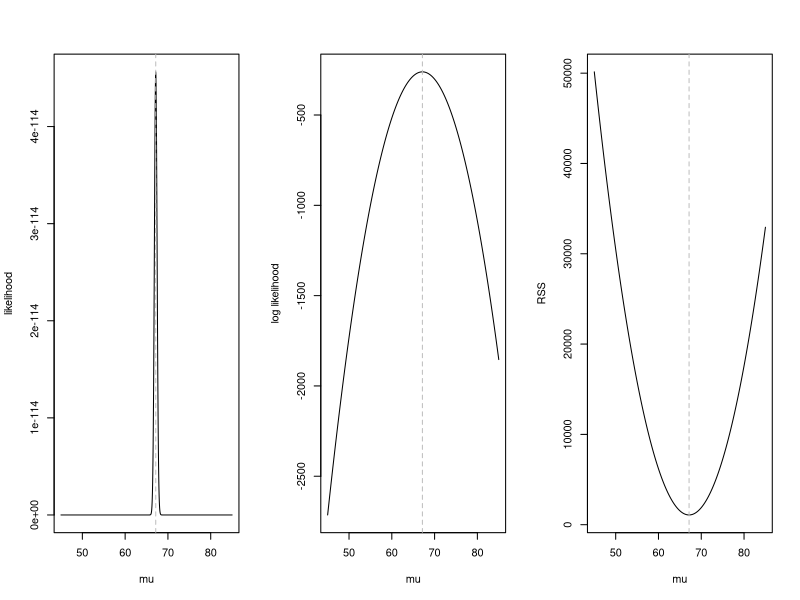
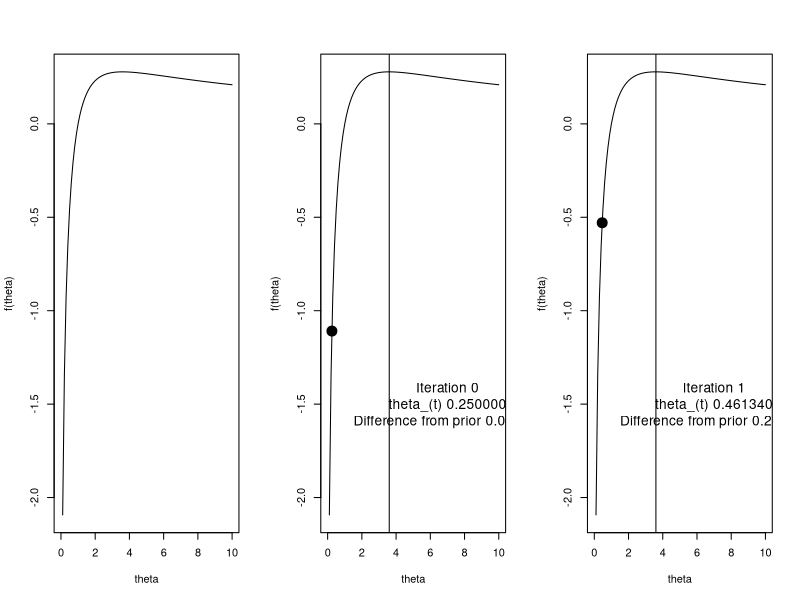
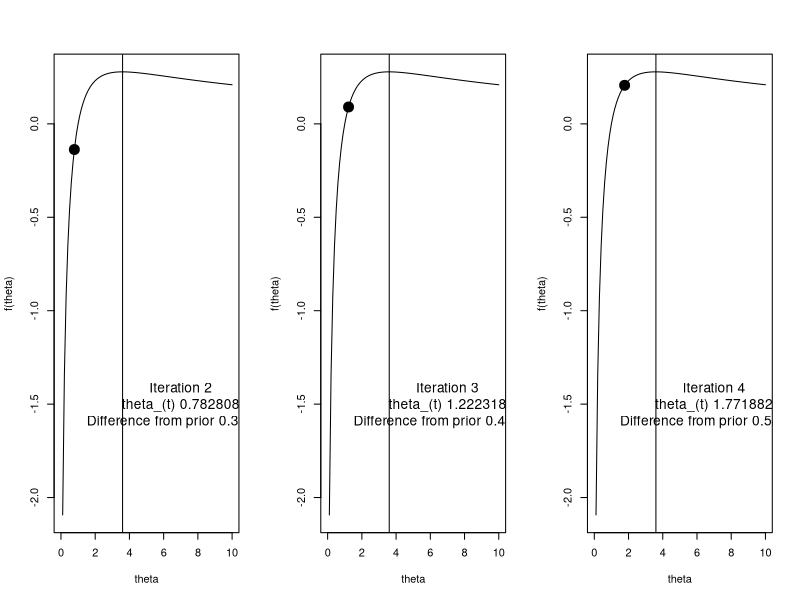
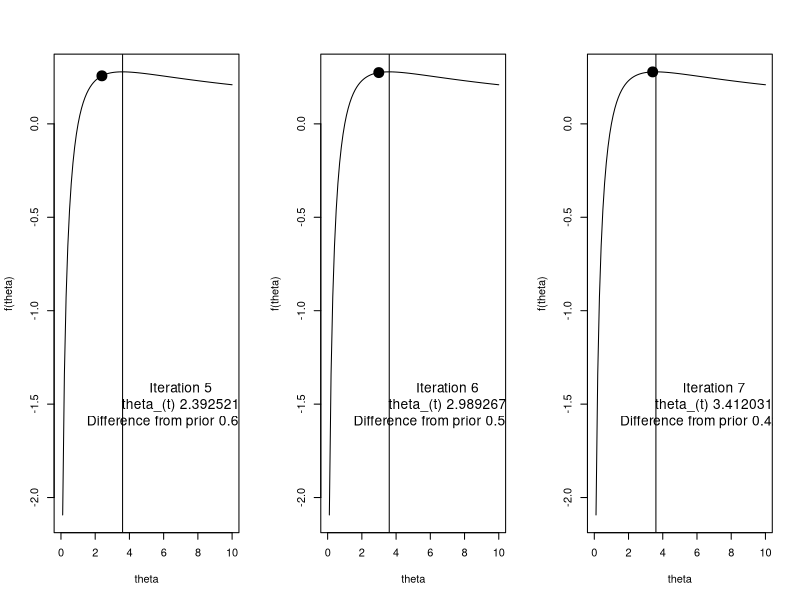
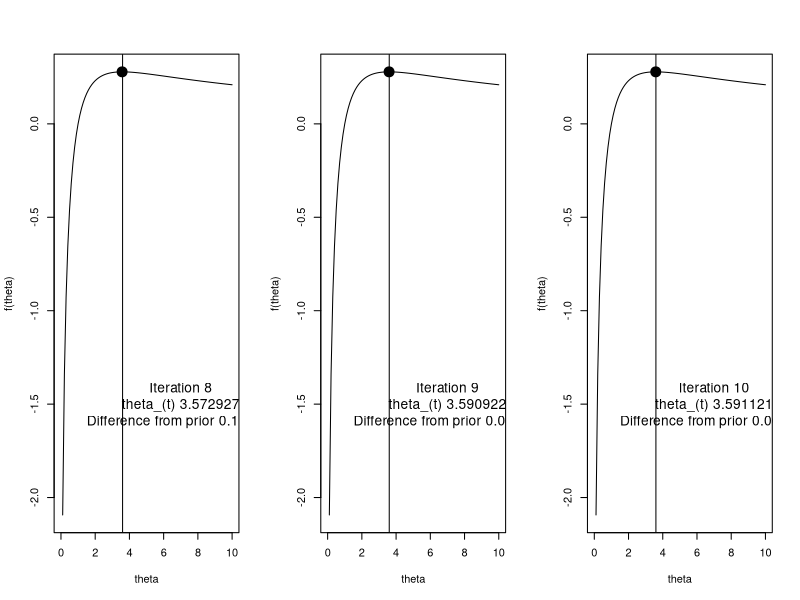
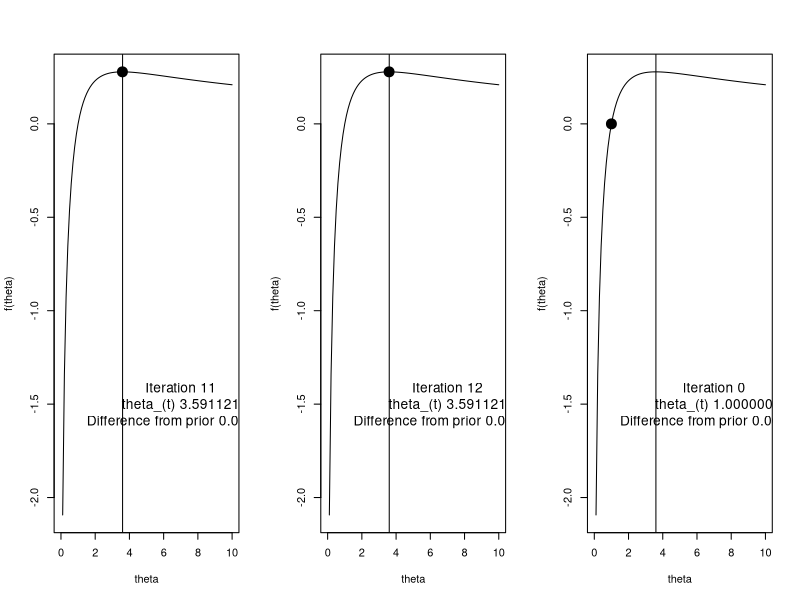
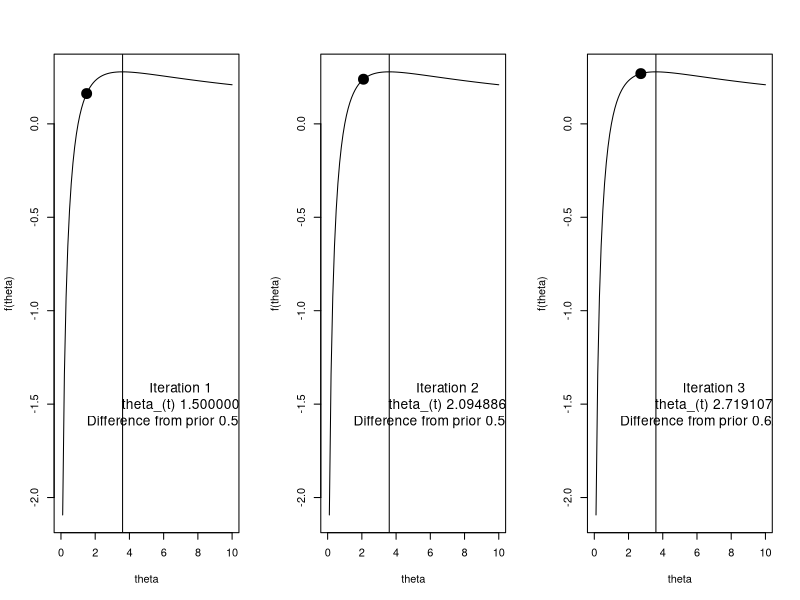
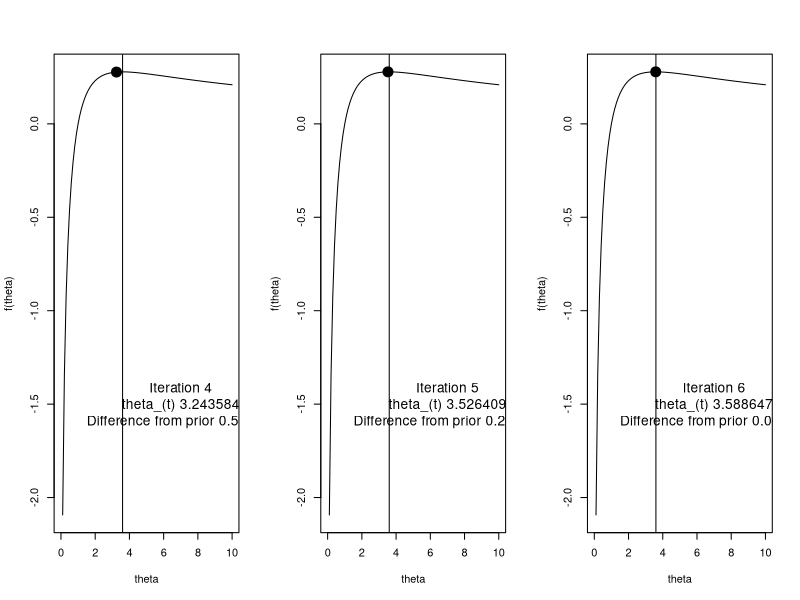

Write R code to recreate these figures, in order.
## ---- chunk 1
knitr::opts_chunk$set(echo = TRUE)
## ---- chunk 2
## set simulation parameters
mu = 67 
sigma2 = 10
n = 100

## generate random normally distributed samples
y = rnorm(n, mu, sd = sqrt(sigma2))

## print MLE of mu, mu_hat
cat("mean of y\n")
(mean(y))

## print estimate of mu in linear model framework (intercept only model)
cat("beta_hat from intercept only linear model\n")
print(lm(y ~1)$coef)

## ---- chunk 3
## returns a vector of likelihood values over a given range of mu values
## helps for plotting later
lik = function(mu, sigma2, y){
  # create empty vector
  likelihood.vector = rep(NA, length(mu))
  
  # for each mu, calculate the likelihood value
  for(i in 1:length(likelihood.vector)){
    likelihood.vector[i] = prod(dnorm(y, mu[i], sqrt(sigma2)))
  }
  
  # return vector of likelihood values spanning range of mu
  return(likelihood.vector)
}

## define the log-likelihood function with respect to mu
loglik = function(mu, sigma2, y){
  # create empty vector  
  log.likelihood.vector = rep(NA, length(mu))
  
  # calculate log likelihood
  for(i in 1:length(log.likelihood.vector)){
    log.likelihood.vector[i] = sum(dnorm(y, mu[i], sqrt(sigma2), log = T))
  }
  
  return(log.likelihood.vector)
}

## define the residual sum of squares function with respect to mu
RSS = function(mu, sigma2, y){
  # create empty vector  
  RSS.vector = rep(NA, length(mu))
  
  # calculate log likelihood
  for(i in 1:length(RSS.vector)){
    RSS.vector[i] = sum((y - mu[i])^2)
  }
  
  return(RSS.vector)
}


## ---- chunk 4
## range of mu to plot over
range = seq(45, 85,,1000)

## arrange the two plots in 1 row, three columns
par(mfrow = c(1,3)) 

## likelihood plot
plot(range, lik(mu = range,sigma2 = sigma2, y = y), type = "l", ylab = "likelihood", xlab = "mu")

# add vertical line at the mean of y
abline(v = mean(y), lty = 2, col = "grey") 

## log likelihood plot
plot(range, loglik(mu = range,sigma2 = sigma2, y = y), type = "l", ylab = "log likelihood", xlab = "mu")

# vertical line at the mean of y
abline(v = mean(y), lty = 2, col = "grey" ) 

## RSS plot
plot(range, RSS(mu = range,sigma2 = sigma2, y = y), type = "l", ylab = "RSS", xlab = "mu")

# vertical line at the mean of y
abline(v = mean(y), lty = 2, col = "grey" ) 
## ---- chunk 5
# define function 
f1 = function(theta){
  log(theta)/(1+theta)
}

# make a plot with this function, where the x-axis ranges from 0 to 10
plot(f1, from = 0, to = 10, ylab = "f(theta)", xlab = "theta")
## ---- chunk 6
  th = 0.25
    i = h = 0
  plot(f1, from = 0, to = 10, ylab = "f(theta)", xlab = "theta")
  points(th, f1(th), pch = 19, cex = 2)
  abline(v = 3.6)
  text(x = 7, y = -1.5,labels = sprintf("Iteration %d\n theta_(t) %f \n Difference from prior %f", i, th, h), cex = 1.25)
  for(i in 1:12){
    h = ((th + 1)*(1+1/th - log(th)))/(3+4/th+1/th^2-2*log(th))
     th = th + h
     plot(f1, from = 0, to = 10, ylab = "f(theta)", xlab = "theta")
     points(th, f1(th), pch = 19, cex = 2)
     abline(v = 3.6)
     text(x = 7, y = -1.5,labels = sprintf("Iteration %d\n theta_(t) %f \n Difference from prior %f", i, th, h), cex = 1.25)
  }

## ---- chunk 7
  th = 1
    i = h = 0
  plot(f1, from = 0, to = 10, ylab = "f(theta)", xlab = "theta")
  points(th, f1(th), pch = 19, cex = 2)
  abline(v = 3.6)
  text(x = 7, y = -1.5,labels = sprintf("Iteration %d\n theta_(t) %f \n Difference from prior %f", i, th, h), cex = 1.25)
  for(i in 1:12){
    h = ((th + 1)*(1+1/th - log(th)))/(3+4/th+1/th^2-2*log(th))
     th = th + h
     plot(f1, from = 0, to = 10, ylab = "f(theta)", xlab = "theta")
     points(th, f1(th), pch = 19, cex = 2)
     abline(v = 3.6)
     text(x = 7, y = -1.5,labels = sprintf("Iteration %d\n theta_(t) %f \n Difference from prior %f", i, th, h), cex = 1.25)
  }
## ---- chunk 8
  th = 4
  i = h = 0
  plot(f1, from = 0, to = 10, ylab = "f(theta)", xlab = "theta")
  points(th, f1(th), pch = 19, cex = 2)
  abline(v = 3.6)
  text(x = 7, y = -1.5,labels = sprintf("Iteration %d\n theta_(t) %f \n Difference from prior %f", i, th, h), cex = 1.25)
     
  for(i in 1:12){
    h = ((th + 1)*(1+1/th - log(th)))/(3+4/th+1/th^2-2*log(th))
     th = th + h
     plot(f1, from = 0, to = 10, ylab = "f(theta)", xlab = "theta")
     points(th, f1(th), pch = 19, cex = 2)
     abline(v = 3.6)
     text(x = 7, y = -1.5,labels = sprintf("Iteration %d\n theta_(t) %f \n Difference from prior %f", i, th, h), cex = 1.25)
  }
## ---- chunk 9
  th = 8
    i = h = 0
  plot(f1, from = 0, to = 10, ylab = "f(theta)", xlab = "theta")
  points(th, f1(th), pch = 19, cex = 2)
  abline(v = 3.6)
  text(x = 7, y = -1.5,labels = sprintf("Iteration %d\n theta_(t) %f \n Difference from prior %f", i, th, h), cex = 1.25)
  for(i in 1:12){
    h = ((th + 1)*(1+1/th - log(th)))/(3+4/th+1/th^2-2*log(th))
     th = th + h
     plot(f1, from = 0, to = 10, ylab = "f(theta)", xlab = "theta")
     points(th, f1(th), pch = 19, cex = 2)
     abline(v = 3.6)
     text(x = 7, y = -1.5,labels = sprintf("Iteration %d\n theta_(t) %f \n Difference from prior %f", i, th, h), cex = 1.25)
  }
## ---- chunk 10
# generate 100 poisson(10) samples
set.seed(10)
n = 100
lambda = 10
y = rpois(n, lambda)
mean(y)

## ---- chunk 11
# loglikelihood function
logLik = function(lambda, y){
  value = sum(dpois(y, lambda = lambda, log = T))
  return(value)
}

# lets write a function for the first derivative
d1 = function(lambda, y){
  first = -length(y) + sum(y)/lambda
  return(first)
}

# now the second
d2 = function(lambda, y){
  second = -sum(y)/lambda^2
  return(second)
}
## ---- chunk 12
# now lets apply NR. First lets set the tolerance and choose a starting value
# the start
tol = 10^-4
lam = 0.1
maxit = 50
iter = 0
eps = Inf
start = Sys.time()
while(eps > tol & iter < maxit){
  # save the previous value
  lam0 = lam
  
  # calculate h, the increment
  h = - d1(lambda = lam, y = y)/d2(lambda = lam, y = y)
  
  # update lambda
  lam = lam + h
  
  # update the log likelihood 
  logL = logLik(lambda = lam, y= y)
  
  # calculate the diff in lambda, could also use the log likelihood if we wanted
  eps  = abs(lam - lam0)
  
  # update the iteration number
  iter = iter + 1
  if(iter == maxit) warning("Iteration limit reached without convergence")
  
  # print out info to keep track
  cat(sprintf("Iter: %d logL: %f lam: %f h: %f eps:%f\n",iter, logL,lam, h, eps))
}
end = Sys.time()
print(end - start)
## ---- chunk 13
 
  
tol = 10^-4
lam = 0.1
maxit = 50
iter = 0
eps = Inf

range = seq(0.001,30,,1000)
plot(range,sapply(range,logLik, y = y), ylab = "logLik(lambda)", xlab = "lambda", type = 'l')
points(lam0, logLik(lam0, y = y), pch = 19, cex = 2)
abline(v = mean(y))

while(eps > tol & iter < maxit){
  # save the previous value
  lam0 = lam
  
  # calculate h, the increment
  h = - d1(lambda = lam, y = y)/d2(lambda = lam, y = y)
  
  # update lambda
  lam = lam + h
  
  # update the log likelihood 
  logL = logLik(lambda = lam, y= y)
  
  # calculate the diff, could also use the log likelihood if we wanted
  eps  = abs(lam - lam0)
  
  # update the iteration number
  iter = iter + 1
  
  plot(range,sapply(range,logLik, y = y), ylab = "logLik(lambda)", xlab = "lambda", type = 'l')
  points(lam, logLik(lam, y = y), pch = 19, cex = 2)
  abline(v = mean(y))
}
## ---- chunk 14
# now lets apply FS using same framework as before
# the start
tol = 10^-4
lam = 0.1
maxit = 50
iter = 0
eps = Inf

start = Sys.time()
while(eps > tol & iter < maxit){
  # save the previous value
  lam0 = lam
  
  # calculate h, the increment
  h = -d1(lambda = lam, y = y)/(-n/lam)
  
  # update lambda
  lam = lam + h
  
  # lambda cant be less than or equal to 0, so put a check for this
  if(lam <= 0) stop("lambda leq 0")
  
  # update the log likelihood 
  logL = logLik(lambda = lam, y= y)
  
  # calculate the diff, could also use the log likelihood if we wanted
  eps  = abs(lam - lam0)
  
  # update the iteration number
  iter = iter + 1
  if(iter == maxit) warning("Iteration limit reached without convergence")
  
  # print out info to keep track
  cat(sprintf("Iter: %d logL: %f lam: %f h: %f eps:%f\n",iter, logL,lam, h, eps))
}
end = Sys.time()
print(end - start)
## ---- chunk 15
# 100 samples
n = 100

# create X from two normally distributed predictors, assume intercept
x1 = rnorm(100)
x2 = rnorm(100)
X = model.matrix(~1+x1+x2)

# pick beta
beta = c(1, 1, 1)

# simulate samples
lambda = exp(X%*%beta) 
y = rpois(n, lambda)
## ---- chunk 16
data.matrix = cbind(log(y+1), x1, x2)
pairs(data.matrix)
## ---- chunk 17
# loglikelihood function
logLik.reg = function(beta, y, X){
  lambda_hat = exp(X%*%beta)
  value = sum(dpois(y, lambda = lambda_hat, log = T))
  return(value)
}

# lets write a function for the first derivative
d1.reg = function(beta, y, X){
  lambda_hat = exp(X %*% beta)
  r = y - lambda_hat
  first = matrix(0, ncol = 1, nrow = ncol(X))
  for(i in 1:length(y)) first =  first + r[i]*X[i,] # also can be done with colSums(sweep(X,MARGIN=2,r,`*`))
  return(first)
}

# now the second
d2.reg = function(beta, y, X){
  lambda_hat = exp(X %*% beta)
  second = 0 
  for(i in 1:length(y)) second =  second + -lambda_hat[i]*X[i,] %*% t(X[i,])
  return(second)
}
## ---- chunk 18
# the start
tol = 10^-4
beta = c(log(mean(y)),0,0) # multivariate now
maxit = 50
iter = 0
eps = Inf

# given this, the result below will be the same as NR
start = Sys.time()
while(eps > tol & iter < maxit){
  # save the previous value
  beta0 = beta
  
  # calculate h, the increment
  h = -solve(d2.reg(beta = beta, y = y, X = X)) %*% d1.reg(beta = beta, y = y, X = X)
  
  # update lambda
  beta = beta + h
  
  # update the log likelihood 
  logL = logLik(lambda = exp(X%*%beta), y= y)
  
  # calculate the euclidean distance, could also use the log likelihood if we wanted
  eps  = sqrt(sum((beta - beta0)^2))
  
  # update the iteration number
  iter = iter + 1
  if(iter == maxit) warning("Iteration limit reached without convergence")
  
  # print out info to keep track
  cat(sprintf("Iter: %d logL: %.2f beta0: %.3f beta1: %.3f beta2: %.3f eps:%f\n",iter, logL,beta[1],beta[2],beta[3],eps))
}
end = Sys.time()
print(end - start)
## ---- chunk 19
print(beta)
print(glm(y ~ X -1, family = poisson()))
## ---- chunk 20
# the start
tol = 10^-4
beta = c(log(mean(y)),0,0) # multivariate now
maxit = 50
iter = 0
eps = Inf

# given this, the result below will be the same as NR
start = Sys.time()
while(eps > tol & iter < maxit){
  # save the previous value
  beta0 = beta
  
  # set up  values
  eta_t = X %*% beta0
  e = exp(-eta_t)*(y - exp(eta_t))
  w = exp(eta_t)
  W = diag(as.vector(w))
  z = eta_t + e 
  
  # solve for beta(t+1)
  beta = solve(t(X) %*% W %*% X)%*% t(X)%*%W %*% z
  
  # update the log likelihood 
  eta_t1 = X%*%beta
  logL = logLik(lambda = exp(eta_t1), y= y)
  
  # calculate the euclidean distance, could also use the log likelihood if we wanted
  eps  = sqrt(sum((beta - beta0)^2))
  
  # update the iteration number
  iter = iter + 1
  if(iter == maxit) warning("Iteration limit reached without convergence")
  
  # print out info to keep track
  cat(sprintf("Iter: %d logL: %.2f beta0: %.3f beta1: %.3f beta2: %.3f eps:%f\n",iter, logL,beta[1],beta[2],beta[3],eps))
}
end = Sys.time()
print(beta)
print(end - start)

## ---- chunk 21
# load the optimx librar
library(optimx)
start = Sys.time()
fit = optimx(
  par = c(log(mean(y)),0,0), # initial values for the parameters. 
  fn = function(x, X, y){logLik.reg(beta = x,X = X, y= y)}, # log likelihood
  gr = function(x, X, y){d1.reg(beta = x,X = X, y= y)}, # gradient/1st derivative
  method = "BFGS",
  y = y,
  X = X,
  #itmax = maxit, # max number of iterations
  control = list(
              trace = 0, # higher number print more detailed output
              maximize = T, # default is to minimize
              abstol= tol
              # parscale = vector of scaling values to correct for scale differencs in parameters.  Should be the same length as the num of parameters
              )
)
end = Sys.time()
print(end - start)
print(fit)  
## ---- chunk 22
# the start
tol = 10^-6
beta = c(log(mean(y)),0,0) # multivariate now
maxit = 10000
iter = 0
alpha = 0.0001
eps = Inf

# given this, the result below will be the same as NR
start = Sys.time()
while(eps > tol & iter < maxit){
  # save the previous value
  beta0 = beta
  
  # calculate h, the increment
  h =  alpha*d1.reg(beta = beta, y = y, X = X)
  
  # update lambda
  beta = beta + h
  
  # update the log likelihood 
  logL = logLik(lambda = exp(X%*%beta), y= y)
  
  # calculate the euclidean distance, could also use the log likelihood if we wanted
  eps  = sqrt(sum((beta - beta0)^2))
  
  # update the iteration number
  iter = iter + 1
  if(iter == maxit) warning("Iteration limit reached without convergence")
  
  # print out info to keep track
  if(floor(iter/20) == ceiling(iter/20)) cat(sprintf("Iter: %d logL: %.2f beta0: %.3f beta1: %.3f beta2: %.3f eps:%f\n",iter, logL,beta[1],beta[2],beta[3],eps))
}
end = Sys.time()
print(end - start)
## ---- chunk 23
# the start
tol = 10^-9 # lowered threshold to ensure convergence
beta = c(log(mean(y)),0,0) # multivariate now
maxit = 60000 # increased iteration limit
iter = 0
alpha = 0.00001
subsample.size = 10
eps = 100000
epscount = 0
logL = rep(NA, maxit)

# given this, the result below will be the same as NR
start = Sys.time()
while(eps > tol & iter < maxit & epscount < 2){
  # save the previous value
  beta0 = beta
  
  # take subsample
  index = sample(1:n,size = subsample.size,replace = T)
  
  # calculate h, the increment
  h =  alpha*d1.reg(beta = beta, y = y[index], X = X[index,])
  
  # update lambda
  beta = beta + h
  
  # update the log likelihood 
  logL[iter] = logLik(lambda = exp(X%*%beta), y= y)
  
  # use relative change in logL from 1000 iterations prior
  # this is because randomness between single iterations large, smooths out
  if(iter > 1000) eps  = abs(logL[iter] -logL[iter-1000])/abs(logL[iter-1000])
  
  # we use this count to protect against randomly hitting the convergene limit early
  if(eps < tol) epscount = epscount+1
  
  # update the iteration number
  iter = iter + 1
  if(iter == maxit) warning("Iteration limit reached without convergence")
  
  # print out info to keep track
  if(floor(iter/1000) == ceiling(iter/1000)) cat(sprintf("Iter: %d logL: %.2f beta0: %.3f beta1: %.3f beta2: %.3f eps:%f\n",iter, logL[iter-1],beta[1],beta[2],beta[3],eps))
}
end = Sys.time()
print(end - start)
## ---- chunk 24
# load the optimx library
library(optimx)
start = Sys.time()
fit = optimx(
  par = c(log(mean(y)),0,0), # initial values for the parameters. 
  fn = function(x, X, y){logLik.reg(beta = x,X = X, y= y)}, # log likelihood
  method = "Nelder-Mead",
  y = y,
  X = X,
  #itmax = maxit, # max number of iterations
  control = list(
              trace = 0, # higher number print more detailed output
              maximize = T, # default is to minimize
              abstol= tol
              # parscale = vector of scaling values to correct for scale differencs in parameters.  Should be the same length as the num of parmaters
              )
)
end = Sys.time()
print(end - start)
print(fit)  
